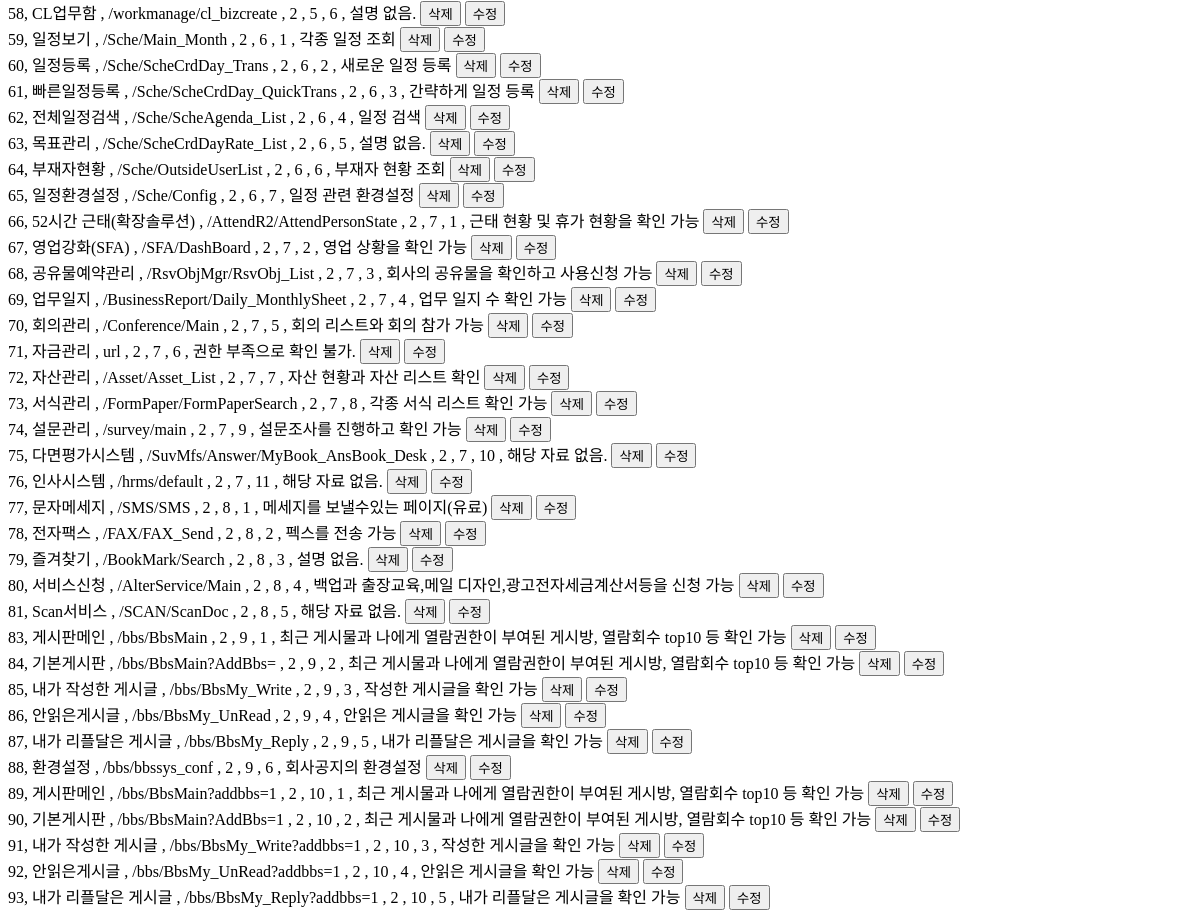
/admin (middle part), run on an earlier commit of the app's database.
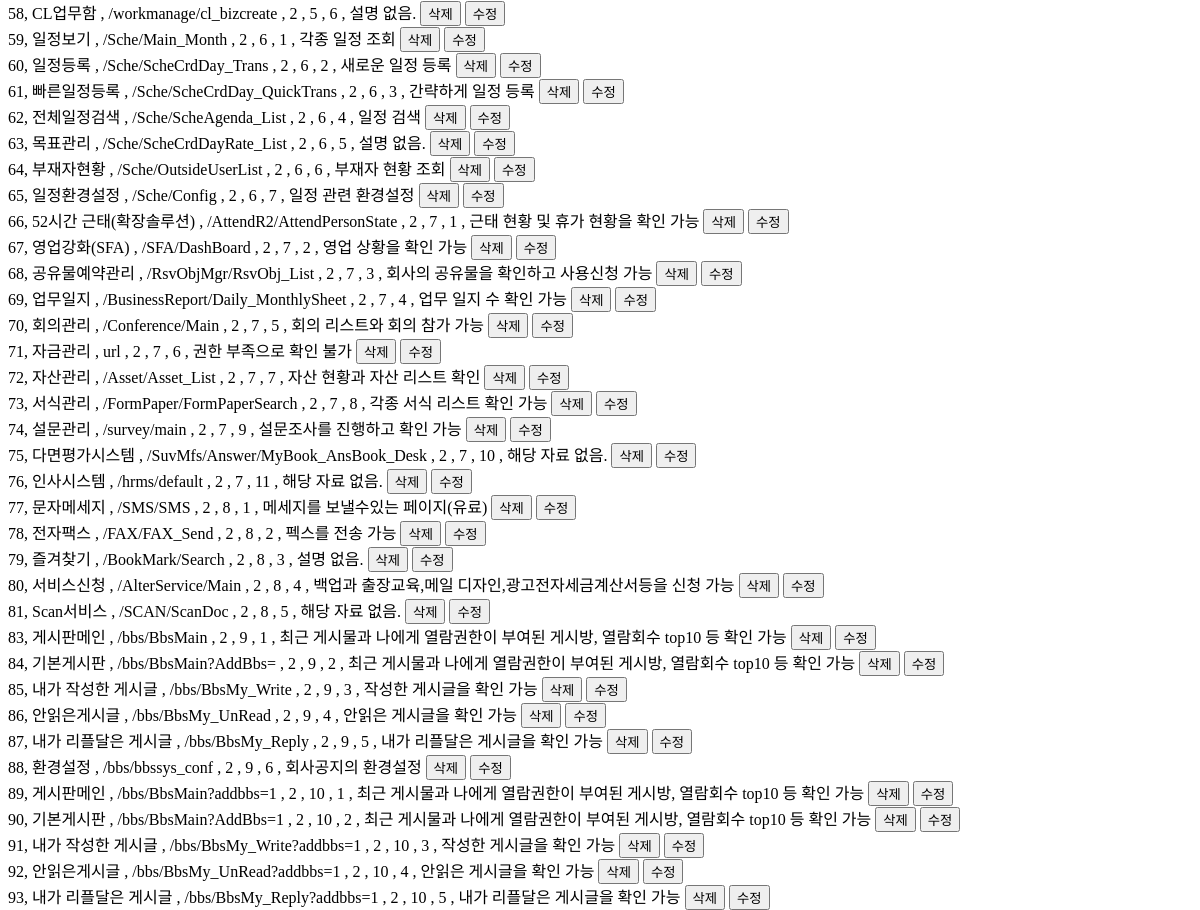
And on a later commit of the database.
### __init__.py (models this page shows, shortened)
class sitemap(db.Model):
    id = db.Column(db.Integer,primary_key = True,autoincrement=True)
    title = db.Column(db.String(255), nullable = False)
    url = db.Column(db.String(255), unique = True, nullable = True)
    depth = db.Column(db.Integer, nullable = False)
    pid = db.Column(db.Integer, nullable = False)
    sortseq = db.Column(db.Integer, unique = True, nullable = False)
    describe = db.Column(db.String(255), unique = True, nullable = True)

### __init__.py (the view)
@app.route("/admin")
def admin():
    all_data = sitemap.query.order_by(sitemap.id.desc()).all() # selelct * from sitmemap
    return render_template("admin.html",sitemap = all_data)

### templates/admin.html (shortened to what this page needs)
<!DOCTYPE html>
<html lang="en">
<head>
</head>
<body>
    {% for row in sitemap | sort(attribute='id')%}
        {{row.id}}, {{row.title}} , {{row.url}} , {{row.depth}} , {{row.pid}} , {{row.sortseq}} , {{row.describe}}
        <input type="button" value="삭제" onclick="fDel('{{row.id}}')">
        <input type="button" value="수정" onclick="fEdit('{{row.id}}', '{{row.title}}', '{{row.url}}', '{{row.depth}}', '{{row.pid}}','{{row.sortseq}}', '{{row.describe}}')">
        <br>
    {% endfor %}
</body>
</html>

What changed in the data, as far as the page shows it:
changed sitemap "자금관리": describe "권한 부족으로 확인 불가." → "권한 부족으로 확인 불가"
